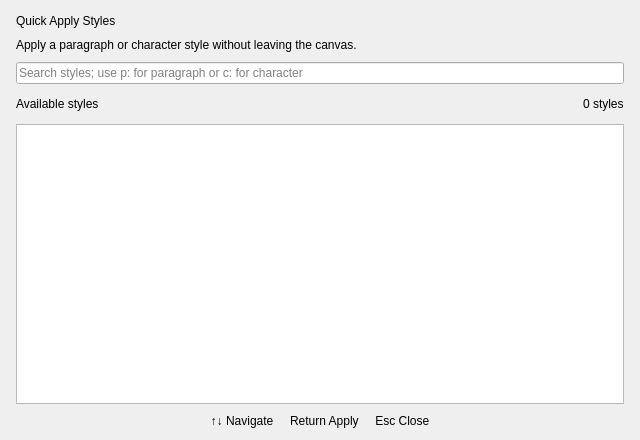
<?xml version="1.0" encoding="UTF-8"?>
<ui version="4.0">
 <class>StyleSearchDialog</class>
 <widget class="QDialog" name="StyleSearchDialog">
  <property name="geometry">
   <rect>
    <x>0</x>
    <y>0</y>
    <width>640</width>
    <height>440</height>
   </rect>
  </property>
  <property name="windowTitle">
   <string>Quick Apply Styles</string>
  </property>
  <property name="minimumSize">
   <size>
    <width>460</width>
    <height>300</height>
   </size>
  </property>
  <layout class="QVBoxLayout" name="verticalLayout">
   <property name="leftMargin">
    <number>16</number>
   </property>
   <property name="topMargin">
    <number>14</number>
   </property>
   <property name="rightMargin">
    <number>16</number>
   </property>
   <property name="bottomMargin">
    <number>12</number>
   </property>
   <property name="spacing">
    <number>10</number>
   </property>
   <item>
    <widget class="QLabel" name="titleLabel">
     <property name="text">
      <string>Quick Apply Styles</string>
     </property>
     <property name="commandPaletteTitle" stdset="0">
      <bool>true</bool>
     </property>
    </widget>
   </item>
   <item>
    <widget class="QLabel" name="descriptionLabel">
     <property name="text">
      <string>Apply a paragraph or character style without leaving the canvas.</string>
     </property>
     <property name="wordWrap">
      <bool>true</bool>
     </property>
    </widget>
   </item>
   <item>
    <widget class="QLineEdit" name="filterLineEdit">
     <property name="placeholderText">
      <string>Search styles; use p: for paragraph or c: for character</string>
     </property>
     <property name="clearButtonEnabled">
      <bool>true</bool>
     </property>
    </widget>
   </item>
   <item>
    <layout class="QHBoxLayout" name="resultsHeaderLayout">
     <property name="spacing">
      <number>6</number>
     </property>
     <item>
      <widget class="QLabel" name="resultsLabel">
       <property name="text">
        <string>Available styles</string>
       </property>
       <property name="commandPaletteSection" stdset="0">
        <bool>true</bool>
       </property>
      </widget>
     </item>
     <item>
      <spacer name="resultsHeaderSpacer">
       <property name="orientation">
        <enum>Qt::Horizontal</enum>
       </property>
       <property name="sizeHint" stdset="0">
        <size>
         <width>40</width>
         <height>20</height>
        </size>
       </property>
      </spacer>
     </item>
     <item>
      <widget class="QLabel" name="resultCountLabel">
       <property name="text">
        <string>0 styles</string>
       </property>
      </widget>
     </item>
    </layout>
   </item>
   <item>
    <widget class="QListWidget" name="stylesListWidget"/>
   </item>
   <item>
    <widget class="QLabel" name="shortcutHintLabel">
     <property name="text">
      <string>↑↓ Navigate     Return Apply     Esc Close</string>
     </property>
     <property name="alignment">
      <set>Qt::AlignCenter</set>
     </property>
     <property name="commandPaletteHint" stdset="0">
      <bool>true</bool>
     </property>
    </widget>
   </item>
  </layout>
 </widget>
 <resources/>
 <connections/>
</ui>
